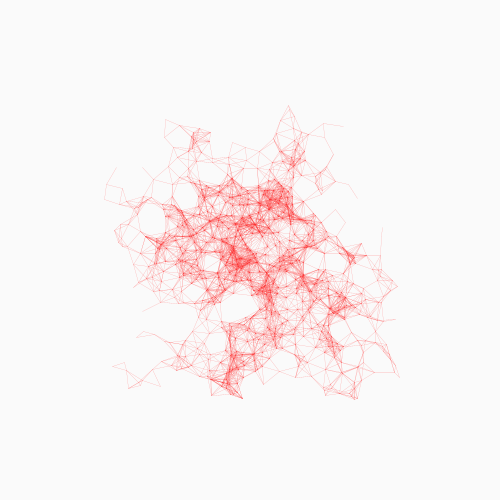
Frame 1 (no input)
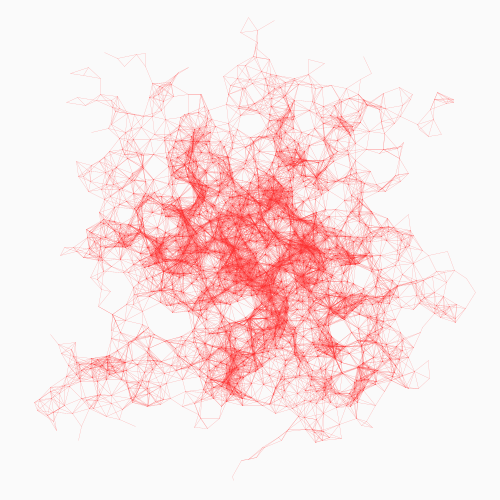
Frame 60 (the mouse pressed at the canvas centre just before this capture)
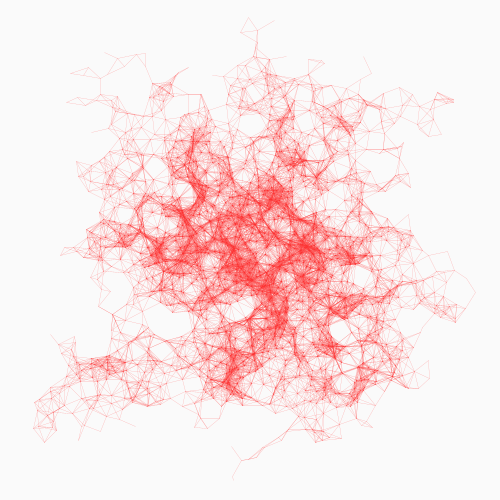
Frame 120 (the mouse held since frame 60 and released just before this capture)

The Processing sketch that drew these frames (run headless with seeded random() and noise(); from frame 60 on, the mouse is pressed at the canvas centre):

// Processing sketch: processing_179160
// ── processing_179160.pde


//number of lines 2000
Cell[] myCells = new Cell[2000];
float angle;

void setup() { 
  // setting up the canvas
  background(250); 
  size(500, 500); 
  for (int i = 0; i < myCells.length; i ++) { 
    myCells[i] = new Cell(); 
  } 
  } 

 
  void draw() 
  {  
    // setting up the array
  myCells[0].isseed = true; 
  for (int i=0; i<myCells.length; i++) { 
    myCells[i].update(); 
    if (myCells[i].isseed == false) { 
      for (int j=0; j<myCells.length;j++) { 
        if (myCells[j].isseed == true) { 
                 float d; 
          d = PVector.dist(myCells[i].location, myCells[j].location); 
          if (d <20) { 
            myCells[i].isseed = true; 
            // line atributes
            stroke(255,50,50,150); 
            strokeWeight(.2); 
            line(myCells[i].location.x, myCells[i].location.y, myCells[j].location.x, myCells[j].location.y); 
         
          } 
        } 
      } 
    } 
  } 


} 




class Cell{ 
  PVector location = new PVector(); 
  PVector velocity = new PVector(); 
  float dia; 
  boolean isseed; 
  float cellred, cellgreen, cellblue; 
  float lineweight; 
  


  //then we construct it - using a 'constructor' 


  Cell(){ 
    //set up origin
    location = new PVector(250,250); 
     isseed = false; 
     lineweight = .5; 
  } 

  void display(){ 
    stroke(lineweight); 
    if(isseed == true){ 
      fill(255,255,0); 
    } 

    if(isseed == false){ 
    fill(cellred,cellgreen,cellblue); 
    } 

  } 

  void update(){ 
 
    if(isseed == false){ 
    velocity = new PVector(random(-150,150),random(-150,150));
  
    location.add(velocity); 
 
     } 
  } 
} 


  
